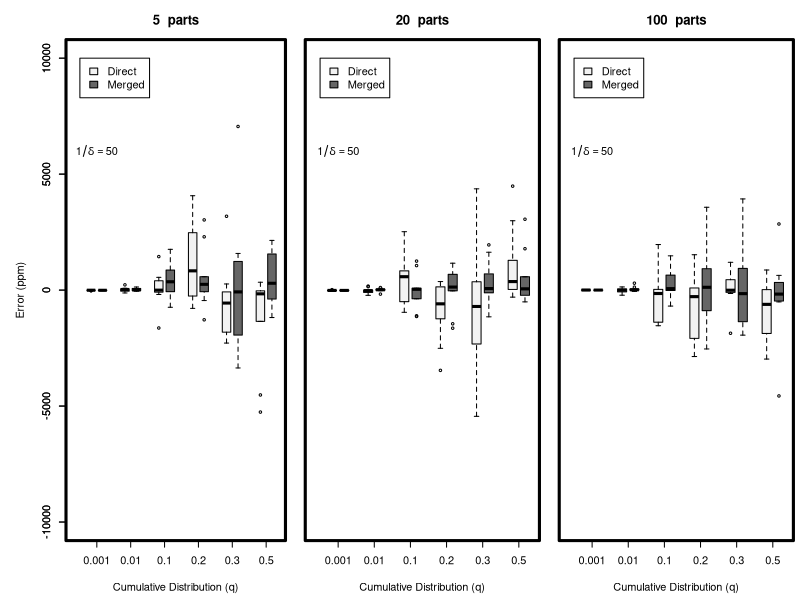

Generate this figure with R:
data = read.delim("merge.tsv")

plotMerge = function(n, yaxt = 's') {
  if (yaxt == 'n') {
    ylab = NA
    old = par(mar=c(4.5,1,3,0.5))
  } else {
    ylab = "Error (ppm)"
    old = par(mar=c(4.5,5,3,0.5))
  }
  boxplot(e1*1e6 ~ q, at=1:6-0.17, xaxt='n', boxwex=0.25, data[data$type=="quantile" & data$parts == n,],
          ylim=c(-10000, 10000), cex=0.5, yaxt = yaxt,
          col=rgb(0.95, 0.95, 0.95), xlab='Cumulative Distribution (q)', ylab=ylab)
  boxplot(e2*1e6 ~ q, at=1:6+0.17, xaxt='n', boxwex=0.25, add=T, data[data$type=="quantile" & data$parts == n,],
          col=rgb(0.4, 0.4, 0.4), cex=0.5, yaxt = yaxt)
  axis(side=1, at=1:6, labels=c(0.001, 0.01, 0.1, 0.2, 0.3, 0.5))
  legend(0.5, 10000, c("Direct", "Merged"), fill = c(rgb(0.95, 0.95, 0.95), rgb(0.4, 0.4, 0.4)))
  text(1, 6000, expression(1/delta == 50))
  title(paste(n, " parts"))
  box(lwd=3)
  par(old)
}

png("merge.png", width=1800, height=600, pointsize=28)
layout(matrix(c(1,2,3), 1, 3, byrow=T), widths=c(1.15,1,1))

plotMerge(5, 's')
plotMerge(20, 'n')
plotMerge(100, 'n')

dev.off()
